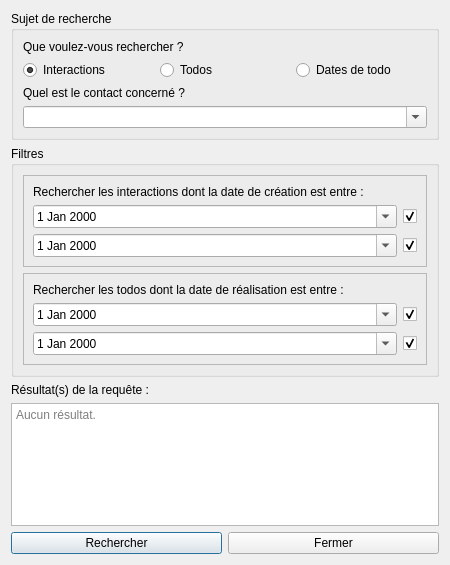
<?xml version="1.0" encoding="UTF-8"?>
<ui version="4.0">
 <class>RequeteWindow</class>
 <widget class="QDialog" name="RequeteWindow">
  <property name="geometry">
   <rect>
    <x>0</x>
    <y>0</y>
    <width>450</width>
    <height>565</height>
   </rect>
  </property>
  <property name="windowTitle">
   <string>Effectuer une requête</string>
  </property>
  <property name="modal">
   <bool>true</bool>
  </property>
  <layout class="QVBoxLayout" name="verticalLayout">
   <item>
    <layout class="QVBoxLayout" name="verticalLayout_5">
     <item>
      <widget class="QGroupBox" name="groupBox">
       <property name="title">
        <string>Sujet de recherche</string>
       </property>
       <layout class="QVBoxLayout" name="verticalLayout_3">
        <item>
         <layout class="QVBoxLayout" name="verticalLayout_2">
          <property name="sizeConstraint">
           <enum>QLayout::SetDefaultConstraint</enum>
          </property>
          <item>
           <widget class="QLabel" name="label">
            <property name="text">
             <string>Que voulez-vous rechercher ?</string>
            </property>
           </widget>
          </item>
          <item>
           <layout class="QHBoxLayout" name="horizontalLayout_2">
            <item>
             <widget class="QRadioButton" name="radioInteractions">
              <property name="text">
               <string>Interactions</string>
              </property>
              <property name="checked">
               <bool>true</bool>
              </property>
             </widget>
            </item>
            <item>
             <widget class="QRadioButton" name="radioTodos">
              <property name="text">
               <string>Todos</string>
              </property>
             </widget>
            </item>
            <item>
             <widget class="QRadioButton" name="radioDatesTodo">
              <property name="text">
               <string>Dates de todo</string>
              </property>
             </widget>
            </item>
           </layout>
          </item>
         </layout>
        </item>
        <item>
         <layout class="QVBoxLayout" name="verticalLayout_4">
          <item>
           <widget class="QLabel" name="label_2">
            <property name="text">
             <string>Quel est le contact concerné ?</string>
            </property>
           </widget>
          </item>
          <item>
           <widget class="QComboBox" name="comboBoxContact">
            <property name="editable">
             <bool>true</bool>
            </property>
            <property name="insertPolicy">
             <enum>QComboBox::NoInsert</enum>
            </property>
           </widget>
          </item>
         </layout>
        </item>
       </layout>
      </widget>
     </item>
     <item>
      <widget class="QGroupBox" name="groupBox_2">
       <property name="title">
        <string>Filtres</string>
       </property>
       <layout class="QVBoxLayout" name="verticalLayout_7">
        <item>
         <widget class="QFrame" name="frameFiltresInteraction">
          <property name="frameShape">
           <enum>QFrame::StyledPanel</enum>
          </property>
          <property name="frameShadow">
           <enum>QFrame::Raised</enum>
          </property>
          <layout class="QVBoxLayout" name="verticalLayout_8">
           <item>
            <layout class="QVBoxLayout" name="verticalLayout_6">
             <item>
              <widget class="QLabel" name="label_3">
               <property name="text">
                <string>Rechercher les interactions dont la date de création est entre :</string>
               </property>
              </widget>
             </item>
             <item>
              <layout class="QGridLayout" name="gridLayout">
               <item row="1" column="0">
                <widget class="QDateEdit" name="dateEditInteractionMax">
                 <property name="calendarPopup">
                  <bool>true</bool>
                 </property>
                </widget>
               </item>
               <item row="0" column="0">
                <widget class="QDateEdit" name="dateEditInteractionMin">
                 <property name="calendarPopup">
                  <bool>true</bool>
                 </property>
                </widget>
               </item>
               <item row="0" column="1">
                <widget class="QCheckBox" name="checkBoxInteractionDateMin">
                 <property name="sizePolicy">
                  <sizepolicy hsizetype="Fixed" vsizetype="Fixed">
                   <horstretch>0</horstretch>
                   <verstretch>0</verstretch>
                  </sizepolicy>
                 </property>
                 <property name="toolTip">
                  <string>&lt;html&gt;&lt;head/&gt;&lt;body&gt;&lt;p&gt;Si désactivé, alors seules les interactions dont la date est inférieure à la date maximale spécifiée seront extraites.&lt;/p&gt;&lt;/body&gt;&lt;/html&gt;</string>
                 </property>
                 <property name="text">
                  <string/>
                 </property>
                 <property name="checked">
                  <bool>true</bool>
                 </property>
                </widget>
               </item>
               <item row="1" column="1">
                <widget class="QCheckBox" name="checkBoxInteractionDateMax">
                 <property name="toolTip">
                  <string>&lt;html&gt;&lt;head/&gt;&lt;body&gt;&lt;p&gt;Si désactivé, alors seules les interactions dont la date est supérieure à la date minimale spécifiée seront extraites.&lt;/p&gt;&lt;/body&gt;&lt;/html&gt;</string>
                 </property>
                 <property name="text">
                  <string/>
                 </property>
                 <property name="checked">
                  <bool>true</bool>
                 </property>
                </widget>
               </item>
              </layout>
             </item>
            </layout>
           </item>
          </layout>
         </widget>
        </item>
        <item>
         <widget class="QFrame" name="frameFiltresTodo">
          <property name="enabled">
           <bool>true</bool>
          </property>
          <property name="frameShape">
           <enum>QFrame::StyledPanel</enum>
          </property>
          <property name="frameShadow">
           <enum>QFrame::Raised</enum>
          </property>
          <layout class="QVBoxLayout" name="verticalLayout_11">
           <item>
            <layout class="QVBoxLayout" name="verticalLayout_10">
             <item>
              <widget class="QLabel" name="label_4">
               <property name="text">
                <string>Rechercher les todos dont la date de réalisation est entre :</string>
               </property>
              </widget>
             </item>
             <item>
              <layout class="QGridLayout" name="gridLayout_2">
               <item row="1" column="0">
                <widget class="QDateEdit" name="dateEditTodoMax">
                 <property name="calendarPopup">
                  <bool>true</bool>
                 </property>
                </widget>
               </item>
               <item row="0" column="0">
                <widget class="QDateEdit" name="dateEditTodoMin">
                 <property name="calendarPopup">
                  <bool>true</bool>
                 </property>
                </widget>
               </item>
               <item row="0" column="1">
                <widget class="QCheckBox" name="checkBoxTodoDateMin">
                 <property name="sizePolicy">
                  <sizepolicy hsizetype="Fixed" vsizetype="Fixed">
                   <horstretch>0</horstretch>
                   <verstretch>0</verstretch>
                  </sizepolicy>
                 </property>
                 <property name="toolTip">
                  <string>&lt;html&gt;&lt;head/&gt;&lt;body&gt;&lt;p&gt;Si désactivé, alors seuls les todos dont la date est inférieure à la date maximale spécifiée seront extraits.&lt;/p&gt;&lt;/body&gt;&lt;/html&gt;</string>
                 </property>
                 <property name="text">
                  <string/>
                 </property>
                 <property name="checked">
                  <bool>true</bool>
                 </property>
                </widget>
               </item>
               <item row="1" column="1">
                <widget class="QCheckBox" name="checkBoxTodoDateMax">
                 <property name="toolTip">
                  <string>&lt;html&gt;&lt;head/&gt;&lt;body&gt;&lt;p&gt;Si désactivé, alors seuls les todos dont la date est supérieure à la date minimale spécifiée seront extraits.&lt;/p&gt;&lt;/body&gt;&lt;/html&gt;</string>
                 </property>
                 <property name="text">
                  <string/>
                 </property>
                 <property name="checked">
                  <bool>true</bool>
                 </property>
                </widget>
               </item>
              </layout>
             </item>
            </layout>
           </item>
          </layout>
         </widget>
        </item>
       </layout>
      </widget>
     </item>
     <item>
      <widget class="QLabel" name="label_5">
       <property name="text">
        <string>Résultat(s) de la requête :</string>
       </property>
      </widget>
     </item>
     <item>
      <widget class="QTextEdit" name="textEditResultats">
       <property name="readOnly">
        <bool>true</bool>
       </property>
       <property name="markdown">
        <string/>
       </property>
       <property name="html">
        <string>&lt;!DOCTYPE HTML PUBLIC &quot;-//W3C//DTD HTML 4.0//EN&quot; &quot;http://www.w3.org/TR/REC-html40/strict.dtd&quot;&gt;
&lt;html&gt;&lt;head&gt;&lt;meta name=&quot;qrichtext&quot; content=&quot;1&quot; /&gt;&lt;style type=&quot;text/css&quot;&gt;
p, li { white-space: pre-wrap; }
&lt;/style&gt;&lt;/head&gt;&lt;body style=&quot; font-family:'MS Shell Dlg 2'; font-size:8.25pt; font-weight:400; font-style:normal;&quot;&gt;
&lt;p style=&quot;-qt-paragraph-type:empty; margin-top:0px; margin-bottom:0px; margin-left:0px; margin-right:0px; -qt-block-indent:0; text-indent:0px;&quot;&gt;&lt;br /&gt;&lt;/p&gt;&lt;/body&gt;&lt;/html&gt;</string>
       </property>
       <property name="acceptRichText">
        <bool>false</bool>
       </property>
       <property name="placeholderText">
        <string>Aucun résultat.</string>
       </property>
      </widget>
     </item>
     <item>
      <layout class="QHBoxLayout" name="horizontalLayout" stretch="0,0">
       <item>
        <widget class="QPushButton" name="buttonRechercher">
         <property name="text">
          <string>Rechercher</string>
         </property>
        </widget>
       </item>
       <item>
        <widget class="QPushButton" name="buttonFermer">
         <property name="text">
          <string>Fermer</string>
         </property>
        </widget>
       </item>
      </layout>
     </item>
    </layout>
   </item>
  </layout>
 </widget>
 <resources/>
 <connections>
  <connection>
   <sender>buttonFermer</sender>
   <signal>clicked()</signal>
   <receiver>RequeteWindow</receiver>
   <slot>close()</slot>
   <hints>
    <hint type="sourcelabel">
     <x>335</x>
     <y>546</y>
    </hint>
    <hint type="destinationlabel">
     <x>360</x>
     <y>559</y>
    </hint>
   </hints>
  </connection>
  <connection>
   <sender>radioInteractions</sender>
   <signal>toggled(bool)</signal>
   <receiver>frameFiltresInteraction</receiver>
   <slot>setVisible(bool)</slot>
   <hints>
    <hint type="sourcelabel">
     <x>29</x>
     <y>68</y>
    </hint>
    <hint type="destinationlabel">
     <x>35</x>
     <y>177</y>
    </hint>
   </hints>
  </connection>
  <connection>
   <sender>radioTodos</sender>
   <signal>toggled(bool)</signal>
   <receiver>frameFiltresTodo</receiver>
   <slot>setVisible(bool)</slot>
   <hints>
    <hint type="sourcelabel">
     <x>168</x>
     <y>70</y>
    </hint>
    <hint type="destinationlabel">
     <x>168</x>
     <y>278</y>
    </hint>
   </hints>
  </connection>
  <connection>
   <sender>radioDatesTodo</sender>
   <signal>toggled(bool)</signal>
   <receiver>frameFiltresTodo</receiver>
   <slot>setVisible(bool)</slot>
   <hints>
    <hint type="sourcelabel">
     <x>306</x>
     <y>71</y>
    </hint>
    <hint type="destinationlabel">
     <x>301</x>
     <y>276</y>
    </hint>
   </hints>
  </connection>
  <connection>
   <sender>checkBoxInteractionDateMin</sender>
   <signal>toggled(bool)</signal>
   <receiver>dateEditInteractionMin</receiver>
   <slot>setEnabled(bool)</slot>
   <hints>
    <hint type="sourcelabel">
     <x>236</x>
     <y>218</y>
    </hint>
    <hint type="destinationlabel">
     <x>212</x>
     <y>219</y>
    </hint>
   </hints>
  </connection>
  <connection>
   <sender>checkBoxInteractionDateMax</sender>
   <signal>toggled(bool)</signal>
   <receiver>dateEditInteractionMax</receiver>
   <slot>setEnabled(bool)</slot>
   <hints>
    <hint type="sourcelabel">
     <x>236</x>
     <y>246</y>
    </hint>
    <hint type="destinationlabel">
     <x>211</x>
     <y>246</y>
    </hint>
   </hints>
  </connection>
  <connection>
   <sender>checkBoxTodoDateMin</sender>
   <signal>toggled(bool)</signal>
   <receiver>dateEditTodoMin</receiver>
   <slot>setEnabled(bool)</slot>
   <hints>
    <hint type="sourcelabel">
     <x>232</x>
     <y>319</y>
    </hint>
    <hint type="destinationlabel">
     <x>208</x>
     <y>319</y>
    </hint>
   </hints>
  </connection>
  <connection>
   <sender>checkBoxTodoDateMax</sender>
   <signal>toggled(bool)</signal>
   <receiver>dateEditTodoMax</receiver>
   <slot>setEnabled(bool)</slot>
   <hints>
    <hint type="sourcelabel">
     <x>237</x>
     <y>348</y>
    </hint>
    <hint type="destinationlabel">
     <x>217</x>
     <y>348</y>
    </hint>
   </hints>
  </connection>
 </connections>
</ui>
